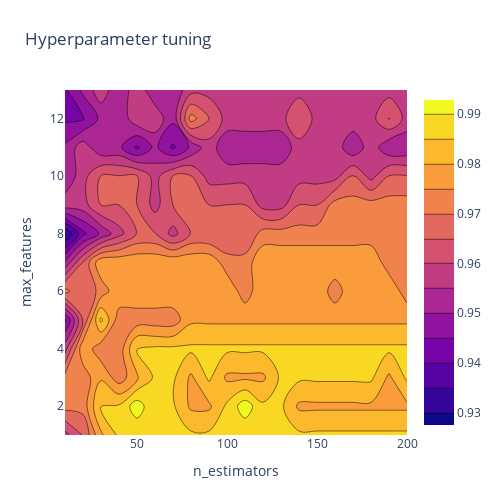

This figure's notebook cell:
### Markdown cell above
## 13. 2D Contour Plot

### Code cell
# X and Y axes labels
layout = go.Layout(
            xaxis=go.layout.XAxis(
              title=go.layout.xaxis.Title(
              text='n_estimators')
             ),
             yaxis=go.layout.YAxis(
              title=go.layout.yaxis.Title(
              text='max_features') 
            ) )

fig = go.Figure(data = [go.Contour(z=z, x=x, y=y)], layout=layout )

fig.update_layout(title='Hyperparameter tuning', autosize=False,
                  width=500, height=500,
                  margin=dict(l=65, r=50, b=65, t=90))

fig.show()

### Figure 1 — Plotly figure (JSON) as saved in the notebook; plotly's stock layout.template omitted (floating-point values rounded to 4 significant figures; data arrays with more than 128 entries replaced by an {"elided": "..."} marker saying what was removed)
{"data": [{"autocontour": true, "contours": {"end": 0.99, "size": 0.005, "start": 0.93}, "type": "contour", "x": [10, 20, 30, 40, 50, 60, 70, 80, 90, 100, 110, 120, 130, 140, 150, 160, 170, 180, 190, 200], "y": [1, 2, 3, 4, 5, 6, 7, 8, 9, 10, 11, 12, 13], "z": {"elided": "13x20 float values"}}], "layout": {"autosize": false, "height": 500, "margin": {"b": 65, "l": 65, "r": 50, "t": 90}, "title": {"text": "Hyperparameter tuning"}, "width": 500, "xaxis": {"autorange": true, "range": [10, 200], "title": {"text": "n_estimators"}, "type": "linear"}, "yaxis": {"autorange": true, "range": [1, 13], "title": {"text": "max_features"}, "type": "linear"}}}
